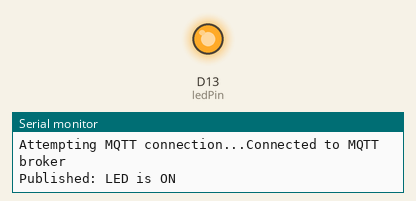
The sketch below on a simulated Arduino Uno R4 WiFi. On the bench: output pins drawn as LEDs (lit = HIGH), the last lines printed to the serial monitor. WiFi joins after 1.5 s; servers stay silent unless stated; no MQTT or app messages arrive unless stated.

Above: at 4.0 s.
At 9.0 s:
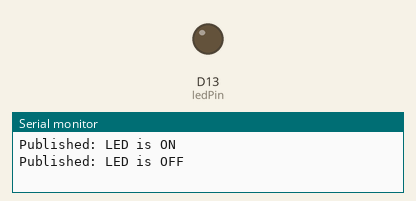
Timing chart, 0 to 14.6 s (numbered marks = the images above):
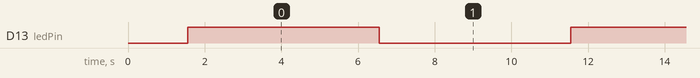

Measured:
- by itself, D13 (ledPin): alternates HIGH for 5.0 s and LOW for 5.0 s

The sketch:

TestMqtt.ino
```cpp
#include <WiFiS3.h>
#include <PubSubClient.h>

// WiFi credentials
const char* ssid = "GEO";
const char* password = "fishfries";

// HiveMQ MQTT broker
const char* mqttServer = "broker.hivemq.com"; //"broker.hivemq.com" "broker.emqx.io"
const int mqttPort = 1883; //1883
const char* mqttUser = "";  // Optional, if using a secured broker
const char* mqttPassword = "";  // Optional, if using a secured broker

WiFiClient wifiClient;
PubSubClient client(wifiClient);

// Pin for the built-in LED
const int ledPin = LED_BUILTIN;
bool ledState = false;

// Function prototypes
void connectToWiFi();
void reconnect();
void sendLedState();

void setup() {
  Serial.begin(9600);

  // Set the LED pin as output
  pinMode(ledPin, OUTPUT);

  // Connect to WiFi
  connectToWiFi();

  // Set the MQTT server and callback
  client.setServer(mqttServer, mqttPort);

  // Ensure MQTT connection
  reconnect();
}

void loop() {
  if (!client.connected()) {
    reconnect();
  }
  client.loop();

  // Toggle the LED state
  ledState = !ledState;
  digitalWrite(ledPin, ledState ? HIGH : LOW);

  // Send LED state as sensor data
  sendLedState();

  delay(5000);  // Adjust delay as needed
}

void connectToWiFi() {
  Serial.print("Connecting to WiFi...");
  WiFi.begin(ssid, password);

  while (WiFi.status() != WL_CONNECTED) {
    delay(1000);
    Serial.print(".");
  }

  Serial.println("Connected to WiFi");
}

void reconnect() {
  // Loop until we're reconnected
  while (!client.connected()) {
    Serial.print("Attempting MQTT connection...");

    // Attempt to connect
    if (client.connect("ArduinoClient", mqttUser, mqttPassword)) {
      Serial.println("Connected to MQTT broker");
    } else {
      Serial.print("Failed, rc=");
      Serial.print(client.state());
      Serial.println(" try again in 15 seconds");
      // Wait 5 seconds before retrying
      delay(15000);
    }
  }
}

void sendLedState() {
  // Create a payload with the LED state
  String payload = ledState ? "LED is ON" : "LED is OFF";

  // Publish the data to the MQTT topic
  client.publish("led/sensor", payload.c_str());
  Serial.println("Published: " + payload);
}
```
